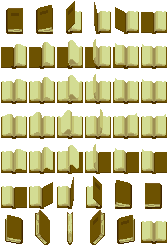
#> input picture tools/libro_origen.png, 168 x 245 px
$ python build_sprite_libro.py libro_origen.png out.png
#> lines starting #> are read from the running program, lines starting #| are printed output that depends on the picture
from PIL import Image
import sys

# Original -> paleta de la Biblioteca Interactiva 2D (ui_theme.tres)
MAPA = {
    (255,255,255): None,          # fondo -> transparente
    (211,220,147): (239,230,218), # hoja clara   -> crema del texto
    (198,198,118): (220,205,182), # hoja media
    (174,166,100): (192,172,142), # hoja sombra
    (157,142, 83): (158,135,104), # hoja sombra profunda
    (109, 82,  1): (138, 85, 35), # cubierta     -> cuero cálido
    (121, 91, 29): (217,160, 84), # filo/título  -> dorado del tema
    ( 88, 62,  1): (107, 63, 26), # cubierta sombra
    ( 65, 38,  1): ( 74, 42, 17), # cubierta oscura
}

src = Image.open(sys.argv[1]).convert('RGB')
#> src is the input picture: PIL image 168x245 RGB; mean R, G, B 203.4, 198.1, 158.9
w,h = src.size
#> w = 168; h = 245
out = Image.new('RGBA', (w,h), (0,0,0,0))
#> out: PIL image 168x245 RGBA; every value is 0
sp, op = src.load(), out.load()
faltantes = set()
for y in range(h):
    for x in range(w):
        c = sp[x,y]
        if c not in MAPA:
            faltantes.add(c); continue
        d = MAPA[c]
        if d is not None:
            op[x,y] = (d[0], d[1], d[2], 255)
#> after the loop, faltantes = 0 items
if faltantes:
    print('AVISO colores sin mapear:', faltantes)
out.save(sys.argv[2])
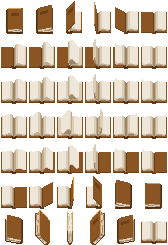
#> saved as out.png: PIL image 168x245 RGBA; mean R, G, B, A 98.2, 82.8, 66.6, 136.6; transparent parts drawn white
print('escrito', sys.argv[2], out.size)
#| escrito out.png (168, 245)
